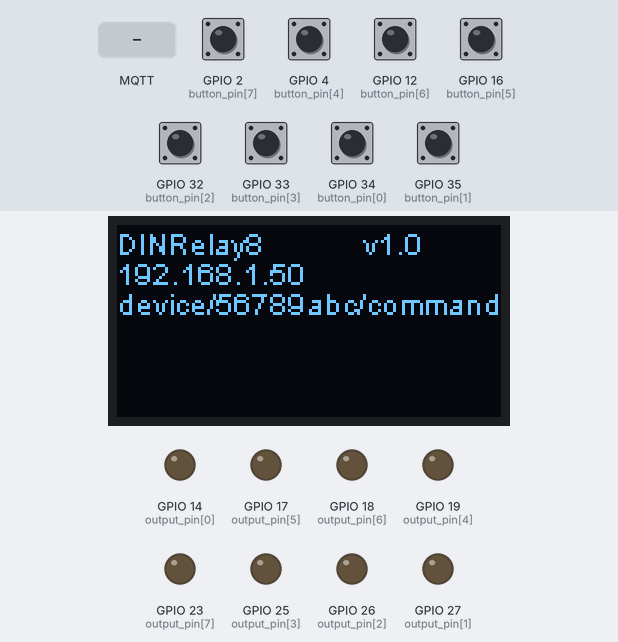
The sketch below on a simulated ESP32. Shown: 128×64 one-colour display, output pins drawn as LEDs (lit = HIGH). Inputs (shaded band) come from the test bench; at power-on: GPIO 2 (button_pin[7]), GPIO 4 (button_pin[4]), GPIO 12 (button_pin[6]), GPIO 16 (button_pin[5]), GPIO 32 (button_pin[2]), GPIO 33 (button_pin[3]), GPIO 34 (button_pin[0]), GPIO 35 (button_pin[1]) LOW. WiFi joins after 1.5 s; servers stay silent unless stated; no MQTT or app messages arrive unless stated; what the sketch prints to the serial monitor is not drawn.

Above: at 2.7 s.
2.8 s: GPIO 2 (button_pin[7]) pulled HIGH for 0.15 s
At 3.9 s:
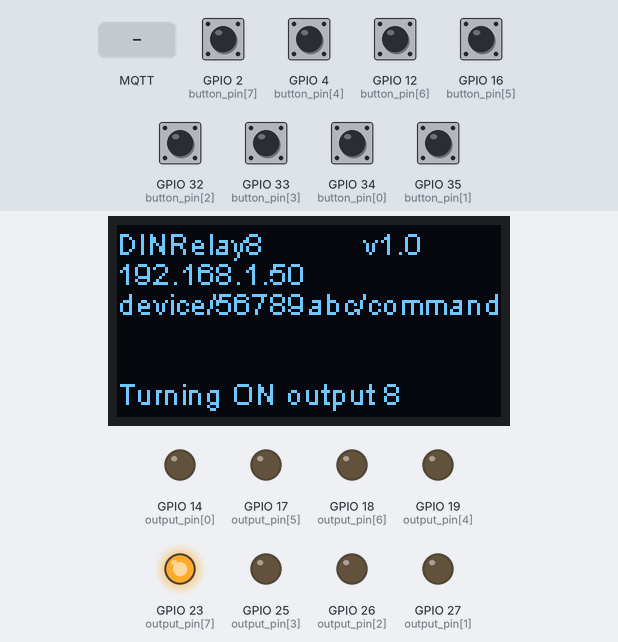
4.4 s: MQTT message "200" arrives on the first subscribed topic
At 5.2 s:
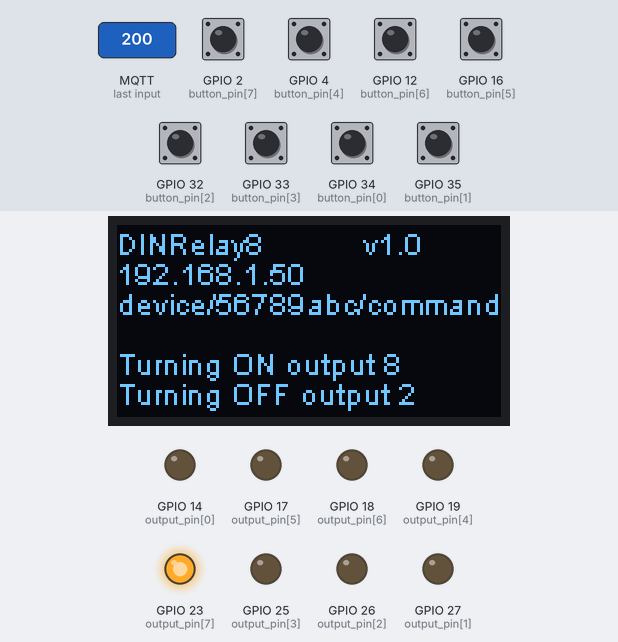
5.9 s: GPIO 4 (button_pin[4]) pulled HIGH for 0.15 s
At 7.2 s:
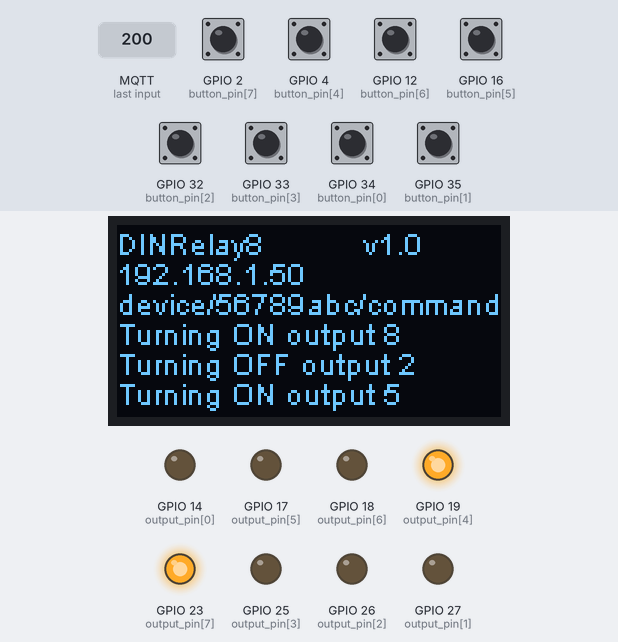
7.5 s: GPIO 12 (button_pin[6]) pulled HIGH for 0.15 s
At 8.7 s:
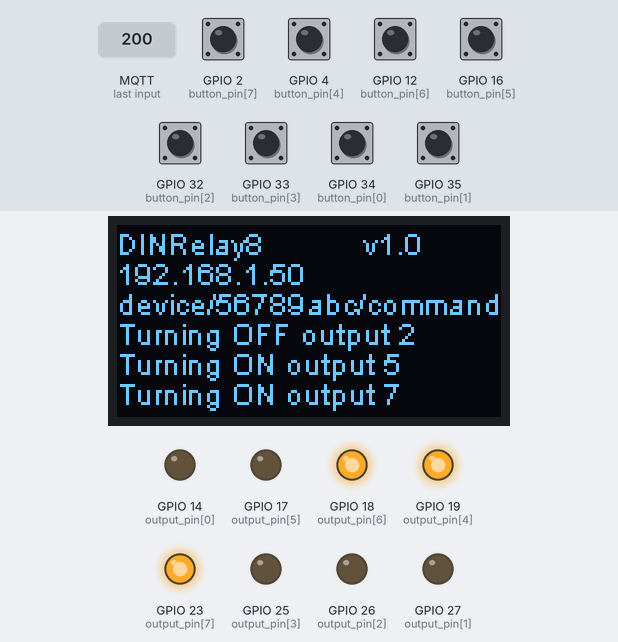
9.1 s: GPIO 16 (button_pin[5]) pulled HIGH for 0.15 s
At 9.9 s:
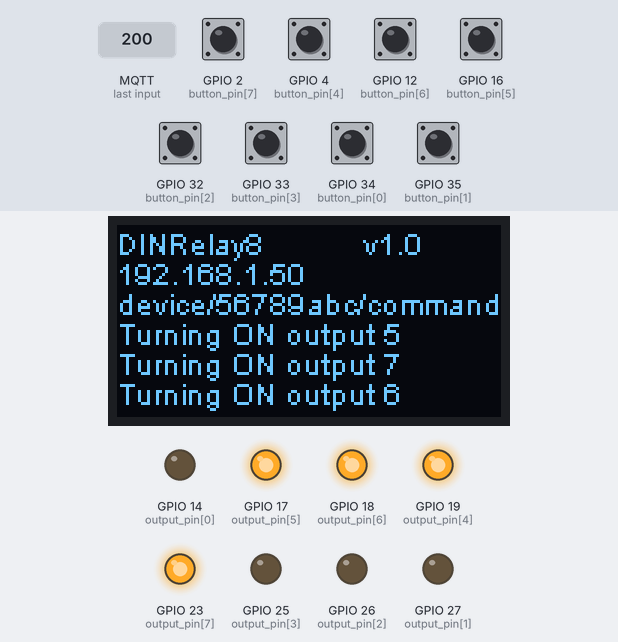
10.7 s: GPIO 32 (button_pin[2]) pulled HIGH for 0.15 s
At 12.3 s:
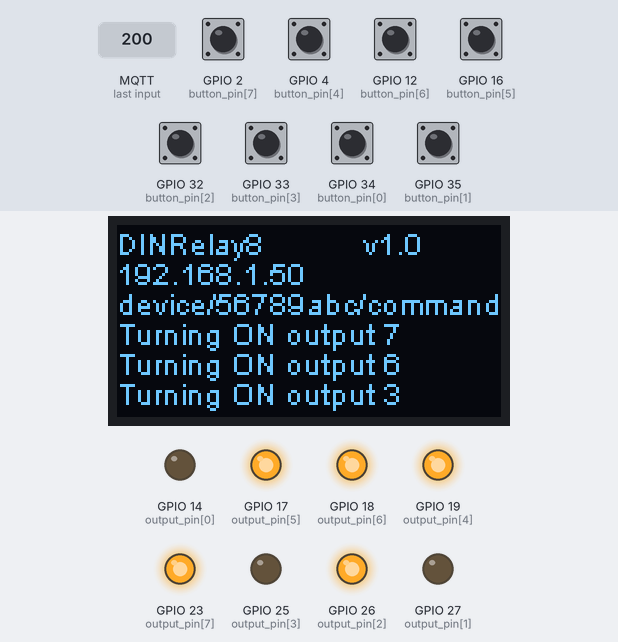
Timing chart, 0 to 13.8 s (numbered marks = the images above; inputs shaded):
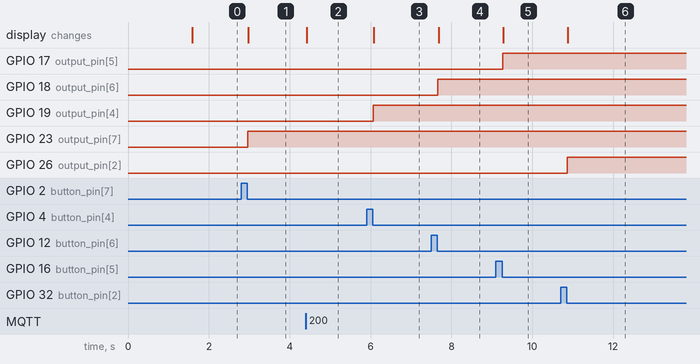

Measured:
- after the input at 2.8 s, GPIO 23 (output_pin[7]): LOW → HIGH after 0.17 s; the display: changes after 0.18 s (image 1)
- after the input at 4.4 s, the display: changes at once (image 2)
- after the input at 5.9 s, GPIO 19 (output_pin[4]): LOW → HIGH after 0.16 s; the display: changes after 0.18 s (image 3)
- after the input at 7.5 s, GPIO 18 (output_pin[6]): LOW → HIGH after 0.16 s; the display: changes after 0.18 s (image 4)
- after the input at 9.1 s, GPIO 17 (output_pin[5]): LOW → HIGH after 0.17 s; the display: changes after 0.18 s (image 5)
- after the input at 10.7 s, GPIO 26 (output_pin[2]): LOW → HIGH after 0.16 s; the display: changes after 0.18 s (image 6)

The sketch:

DINRelay8Firmware.ino
```cpp
/*
 * Control 8 relay outputs using buttons and MQTT messages. Connects to a WiFi
 * network, gets an address by DHCP, then subscribes to an MQTT broker and
 * awaits commands.
 *
 * Uses an SSD1306 OLED to display the assigned IP address, the command topic,
 * and events.
 *
 * MQTT command format is "output,state". Output 0 is all outputs. Eg:
 * 1,0 (output 1 off)
 * 3,1 (output 3 on)
 * 0,0 (all outputs off)
 * 0,1 (all outputs on)
 *
 * Compile using the Arduino IDE with the ESP32 core installed, with the board
 * type set to "WEMOS LOLIN32"
 *
 *  * Dependencies:
 * - "ESP8266 and ESP32 Oled Driver for SSD1306 display" (install through Arduino IDE library manager)
 *
 * Written by Jonathan Oxer for www.superhouse.tv
 * https://github.com/superhouse/DINRelay8Firmware
 */

/*    YOUR LOCAL CONFIGURATION                          */
#include "config.h"
/* Nothing below this point should require modification */

// Required libraries
#include <WiFi.h>
#include <ESPmDNS.h>
#include <WiFiUdp.h>       // For Arduino OTA updates
#include <ArduinoOTA.h>    // For Arduino OTA updates
#include "SSD1306Wire.h"   // For OLED
#include <PubSubClient.h>  // MQTT client

// General setup
long last_activity_time = 0;     // The millis() time that something last happened
int screen_timeout      = SCREENTIMEOUT * 1000;   // Configure this in "config.h"
int debounce_timeout    = 300;   // Milliseconds before a new button press will be recognised
uint64_t chipid;                 // Global to store the unique chip ID of this device

// WiFi setup
const char* ssid        = WIFISSID;       // Configure this in "config.h"
const char* password    = WIFIPASSWORD;   // Configure this in "config.h"

// MQTT setup
const char* mqtt_broker = MQTTBROKER;     // Configure this in "config.h"
char msg[75];              // General purpose  buffer for MQTT messages
char command_topic[50];    // Dynamically generated using the unique chip ID

// OLED setup
SSD1306Wire  display(0x3c, 21, 22);
String screen_line_1 = "";  // Line buffers for OLED
String screen_line_2 = "";
String screen_line_3 = "";
String screen_line_4 = "";
String screen_line_5 = "";
String screen_line_6 = "";

// Define pins
int output_pin[8] =   {14, 27, 26, 25, 19, 17, 18, 23};
int button_pin[8] =   {34, 35, 32, 33,  4, 16, 12,  2};
int output_state[8] = { 0,  0,  0,  0,  0,  0,  0,  0};
int button_state[8] = { 0,  0,  0,  0,  0,  0,  0,  0};

#define BUTTONUP 1
#define BUTTONDOWN 0

// Create objects for networking and MQTT
WiFiClient espClient;
PubSubClient client(espClient);

/*
 * Setup
 */
void setup() {
  // Set up the OLED screen
  initialise_screen();

  // Start output to screen
  screen_line_1 = "Starting DINRelay8  v1.0";
  screen_line_2 = "Connecting to network...";
  refresh_screen();

  // Start ouput to serial port
  Serial.begin(115200);
  Serial.println();
  Serial.println("=====================================");
  Serial.println("Starting up DINRelay8 v1.0");

  // Check and report on the flash memory on this board
  //uint32_t realSize = ESP.getFlashChipRealSize();
  //uint32_t ideSize = ESP.getFlashChipSize();
  //FlashMode_t ideMode = ESP.getFlashChipMode();
  //Serial.printf("Flash real id:   %08X\n", ESP.getFlashChipId());
  //Serial.printf("Flash real size: %u\n", realSize);
  //Serial.printf("Flash ide  size: %u\n", ideSize);
  //Serial.printf("Flash ide speed: %u\n", ESP.getFlashChipSpeed());
  //Serial.printf("Flash ide mode:  %s\n", (ideMode == FM_QIO ? "QIO" : ideMode == FM_QOUT ? "QOUT" : ideMode == FM_DIO ? "DIO" : ideMode == FM_DOUT ? "DOUT" : "UNKNOWN"));
  //if(ideSize != realSize) {
  //  Serial.println("Flash Chip configuration wrong!\n");
  //} else {
  //  Serial.println("Flash Chip configuration ok.\n");
  //}

  // We need a unique device ID for our MQTT client connection
  chipid=ESP.getEfuseMac();  //The chip ID is essentially its MAC address(length: 6 bytes).
  //Serial.printf("ESP32 Chip ID = %04X",(uint16_t)(chipid>>32));  //print High 2 bytes
  Serial.printf("C: %08x\n",(uint32_t)chipid);  //print Low 4bytes.

  //sprintf(device_id, "%08X", chipid);
  //Serial.print("Device ID: ");
  //Serial.println(device_id);

  // Set up the topics for MQTT. By inserting the unique ID, the result is
  // of the form: "device/dab9616f/command"
  sprintf(command_topic, "device/%08x/command",  chipid);  // For receiving messages

  // Report the topics to the serial console and OLED
  Serial.print("Command topic:       ");
  Serial.println(command_topic);
  screen_line_3 = command_topic;
  refresh_screen();

  // Bring up the WiFi connection
  setup_wifi();

  // Prepare for OTA updates
  setup_ota();

  // Set up the MQTT client
  client.setServer(mqtt_broker, 1883);
  client.setCallback(mqtt_callback);

  // Make sure all the I/O pins are set up the way we need them
  enable_and_reset_all_outputs();
  enable_all_buttons();

  //Serial.print("IP address: ");
  //Serial.println(WiFi.localIP());

  // Report our setup
  /*
  for (byte thisByte = 0; thisByte < 4; thisByte++) {
    // print the value of each byte of the IP address:
    display.drawString(Ethernet.localIP()[thisByte], DEC);
    if( thisByte < 3 )
    {
      box.print(".");
    }
  } */

  screen_line_1 = "DINRelay8           v1.0";
  refresh_screen();
}

/*
 * Set up the OLED display
 */
void initialise_screen()
{
  display.init();
  //display.flipScreenVertically();
  display.clear();
  display.setTextAlignment(TEXT_ALIGN_LEFT);
  display.setFont(ArialMT_Plain_10);
}

/*
 * Write all current line buffers to the screen
 */
void refresh_screen()
{
  last_activity_time = millis();
  display.clear();
  display.drawString(0,  0, screen_line_1);
  display.drawString(0, 10, screen_line_2);
  display.drawString(0, 20, screen_line_3);
  display.drawString(0, 30, screen_line_4);
  display.drawString(0, 40, screen_line_5);
  display.drawString(0, 50, screen_line_6);
  display.displayOn();
  display.display();
}

/*
 * Accept a text line for display to the screen, move all the line buffers
 * up one position and remove the oldest, add the new line to the bottom,
 * and updated the display
 */
void push_to_screen( char screenbuffer[25] )
{
  screen_line_4 = screen_line_5;
  screen_line_5 = screen_line_6;
  screen_line_6 = screenbuffer;
  refresh_screen();
}

/*
 * Set all the outputs to low
 */
void enable_and_reset_all_outputs()
{
  for(int i = 0; i < 8; i++)
  {
    pinMode(output_pin[i], OUTPUT);
    digitalWrite(output_pin[i], output_state[i]);
    output_state[i] = 0;
  }
}

/*
 * Set all the outputs to low
 */
void enable_all_buttons()
{
  gpio_pad_select_gpio( 36 );
  for(int i = 0; i < 8; i++)
  {
    pinMode(button_pin[i], INPUT);
  }
}

/*
 * Connect to a WiFi network and report the settings
 */
void setup_wifi() {
  delay(10);
  // We start by connecting to a WiFi network
  Serial.println();
  Serial.print("Connecting to SSID ");
  Serial.println(ssid);

  WiFi.mode(WIFI_STA);
  WiFi.begin(ssid, password);

  while (WiFi.waitForConnectResult() != WL_CONNECTED) {
    Serial.println("Connection Failed! Rebooting...");
    delay(5000);
    ESP.restart();
  }

  Serial.println("");
  Serial.println("WiFi connected");
  Serial.print("IP address: ");
  Serial.println(WiFi.localIP());
  screen_line_2 = WiFi.localIP().toString();
  refresh_screen();
}

/*
 * Callback invoked when an MQTT message is received.
 */
void mqtt_callback(char* topic, byte* payload, unsigned int length) {
  Serial.print("Message arrived [");
  Serial.print(topic);
  Serial.print("] ");
  for (int i = 0; i < length; i++) {
    Serial.print((char)payload[i]);
  }
  Serial.println();

  byte output_number = payload[0] - '0';
  byte output_state = payload[2] - '0';
  Serial.print("Output: ");
  Serial.println(output_number);
  Serial.print("State: ");
  Serial.println(output_state);

  switch(output_state)
  {
    case 0:
      turn_output_off(output_number);
      break;
    case 1:
      turn_output_on(output_number);
      break;
  }
}

/*
 * Set one or all outputs to off
 */
void turn_output_off( int output_number )
{
  char message[25];
  byte output_index = output_number - 1;

  if(output_number == 0)
  {
    for(int i=0; i<8; i++)
    {
      digitalWrite(output_pin[i], LOW);
      output_state[i] = 0;
    }
    sprintf(message, "Turning OFF all outputs");
  } else if(output_number < 9) {
    digitalWrite(output_pin[output_index], LOW);
    output_state[output_index] = 0;
    sprintf(message, "Turning OFF output %d", output_number);
  }

  Serial.println(message);
  push_to_screen( message );
}

/*
 * Set one or all outputs to on
 */
void turn_output_on( int output_number )
{
  char message[25];
  byte output_index = output_number - 1;

  if(output_number == 0)
  {
    for(int i=0; i<8; i++)
    {
      digitalWrite(output_pin[i], HIGH);
      output_state[output_index] = 1;
    }
    sprintf(message, "Turning ON all outputs");
  } else if(output_number < 9) {
    digitalWrite(output_pin[output_index], HIGH);
    output_state[output_index] = 1;
    sprintf(message, "Turning ON output %d", output_number);
  }

  Serial.println(message);
  push_to_screen( message );
}

/*
 * Repeatedly attempt connection to MQTT broker until we succeed. Or until the heat death of
 * the universe, whichever comes first
 */
void reconnect() {

  char mqtt_client_id[20];
  sprintf(mqtt_client_id, "esp32-%08x", chipid);

  // Loop until we're reconnected
  while (!client.connected()) {
    Serial.print("Attempting MQTT connection...");
    // Attempt to connect
    if (client.connect(mqtt_client_id)) {
      Serial.println("connected");
      // Once connected, publish an announcement...
      sprintf(msg, "Device %s starting up", mqtt_client_id);
      client.publish("events", msg);
      // ... and resubscribe
      client.subscribe(command_topic);
      Serial.print("Subscribing to ");
      Serial.println(command_topic);
    } else {
      Serial.print("failed, rc=");
      Serial.print(client.state());
      Serial.println(" try again in 5 seconds");
      // Wait 5 seconds before retrying
      delay(5000);
    }
  }
}

/*
 * OTA updates from the Arduino IDE
 */
void setup_ota()
{
  // Port defaults to 3232
  // ArduinoOTA.setPort(3232);

  // Hostname defaults to esp3232-[MAC]
  // ArduinoOTA.setHostname("myesp32");

  // No authentication by default
  // ArduinoOTA.setPassword("admin");

  // Password can be set with its md5 value as well
  // MD5(admin) = 21232f297a57a5a743894a0e4a801fc3
  // ArduinoOTA.setPasswordHash("21232f297a57a5a743894a0e4a801fc3");

  ArduinoOTA
    .onStart([]() {
      String type;
      if (ArduinoOTA.getCommand() == U_FLASH)
        type = "sketch";
      else // U_SPIFFS
        type = "filesystem";

      // NOTE: if updating SPIFFS this would be the place to unmount SPIFFS using SPIFFS.end()
      Serial.println("Start updating " + type);
    })
    .onEnd([]() {
      Serial.println("\nEnd");
    })
    .onProgress([](unsigned int progress, unsigned int total) {
      Serial.printf("Progress: %u%%\r", (progress / (total / 100)));
    })
    .onError([](ota_error_t error) {
      Serial.printf("Error[%u]: ", error);
      if (error == OTA_AUTH_ERROR) Serial.println("Auth Failed");
      else if (error == OTA_BEGIN_ERROR) Serial.println("Begin Failed");
      else if (error == OTA_CONNECT_ERROR) Serial.println("Connect Failed");
      else if (error == OTA_RECEIVE_ERROR) Serial.println("Receive Failed");
      else if (error == OTA_END_ERROR) Serial.println("End Failed");
    });

  ArduinoOTA.begin();
}

/*
 * Check if any buttons are pressed
 */
void scan_buttons()
{
  if(millis() - last_activity_time > debounce_timeout)
  {
    byte this_button_state = BUTTONUP;
    for(int i=0; i<8; i++)
    {
      this_button_state = digitalRead(button_pin[i]);
      //Serial.print(this_button_state);
      if(this_button_state == BUTTONDOWN && button_state[i] == BUTTONUP)
      {
        // We've detected a keypress
        last_activity_time = millis();
        screen_line_4 = "Button press";
        refresh_screen();
        char button[2];
        sprintf(button, "%d", i);
        button_state[i] = BUTTONDOWN;
        byte output_number = i + 1;
        if(output_state[i] == 0)
        {
          turn_output_on(output_number);
        } else {
          turn_output_off(output_number);
        }
      }

      button_state[i] = this_button_state;
    }
  }
}

/*
 * =========================================================================
 * Main program loop
 */
void loop() {
  // Handle OTA update requests
  ArduinoOTA.handle();

  // Always try to keep the connection to the MQTT broker alive
  if (!client.connected()) {
    reconnect();
  }

  // Handle any MQTT tasks
  client.loop();

  // Check if any buttons are pressed
  scan_buttons();

  // Task scheduling
  unsigned long time_now = millis();

  // Handle screensaver
  if (time_now >= last_activity_time + screen_timeout) {
    display.displayOff();
  }
}
```

config.h
```cpp
// WiFi setup
#define WIFISSID       "Your SSID"
#define WIFIPASSWORD   "Your Password"
#define MQTTBROKER     "192.168.1.111"

// General setup
#define SCREENTIMEOUT 10
```
